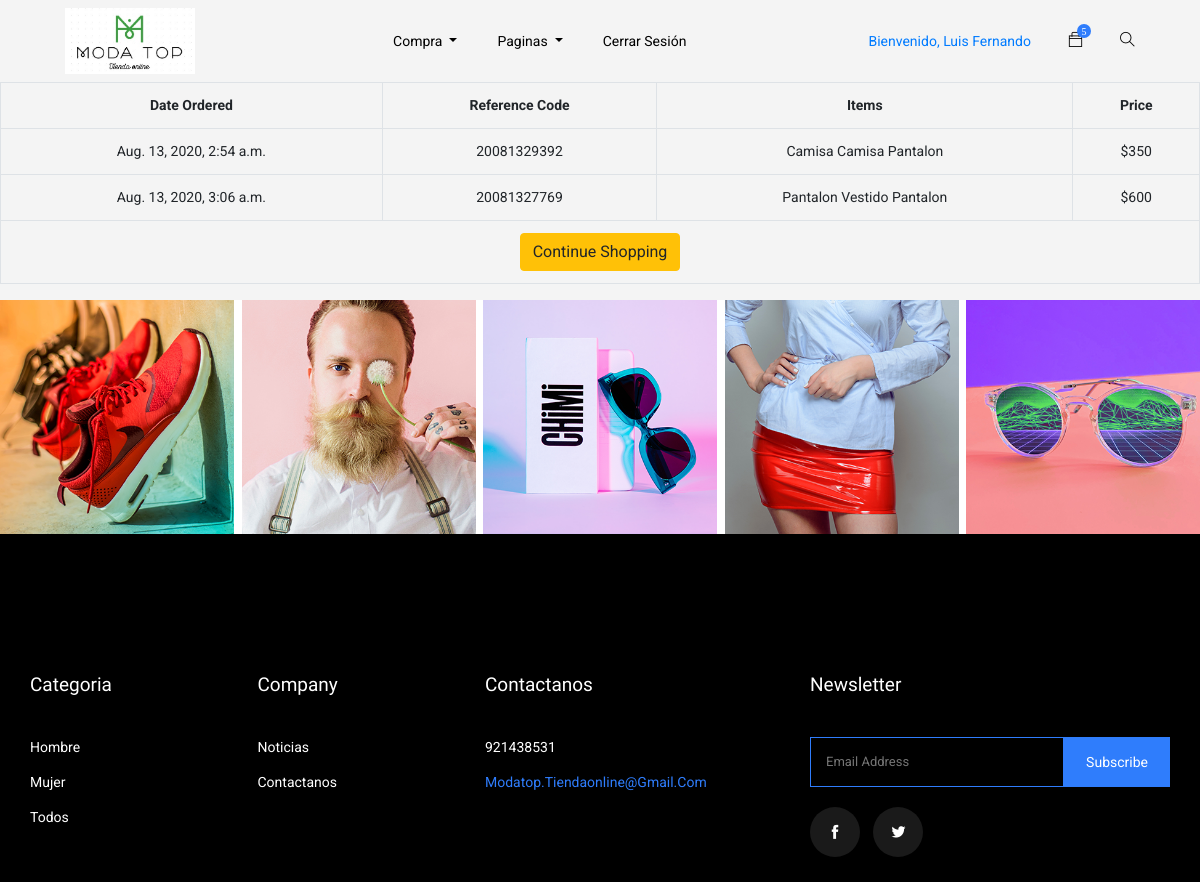
/my_profile/ (signed in), run on an earlier commit of the app's database.
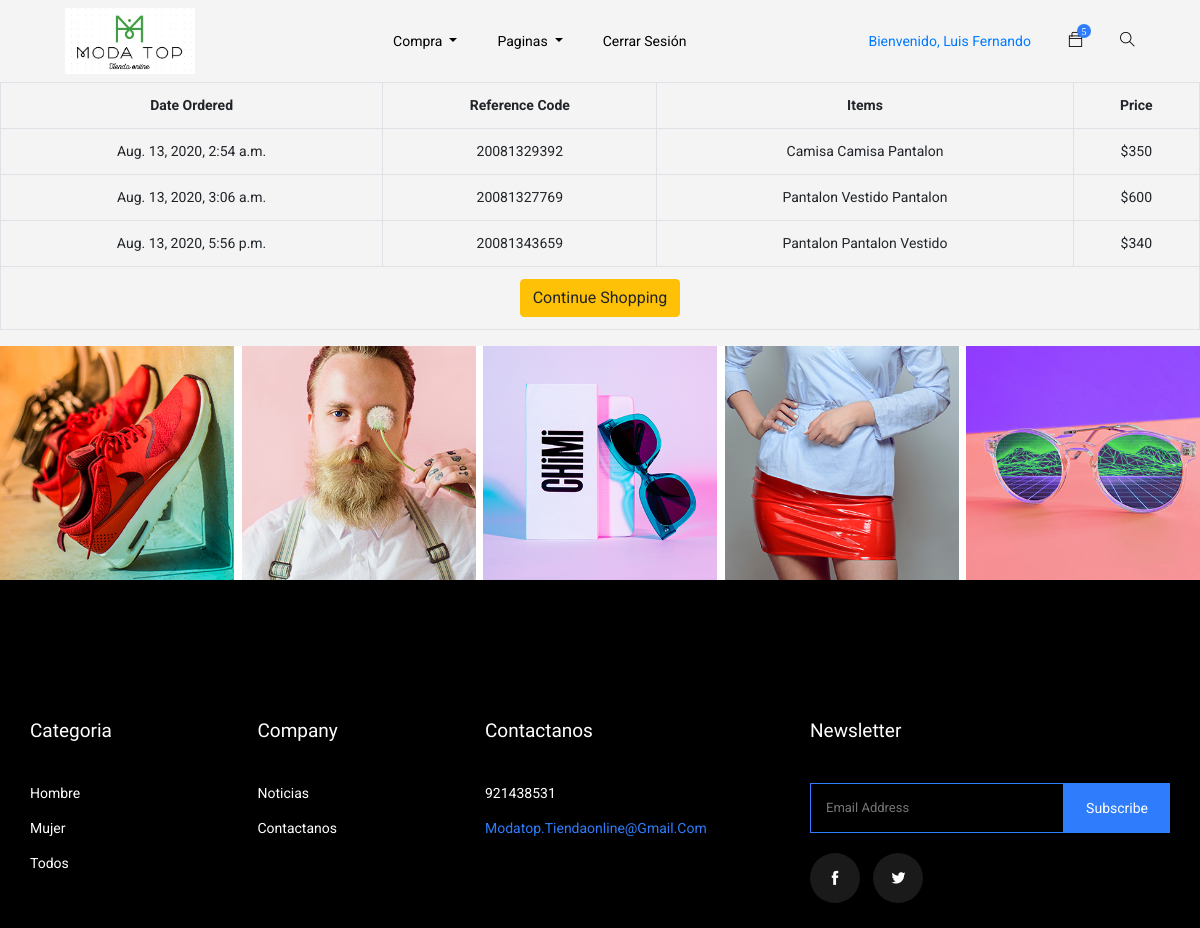
And on a later commit of the database.
### shoping_cart/models.py (models this page shows, shortened)
class Order(models.Model):
    ref_code = models.CharField(max_length=15)
    owner = models.ForeignKey(Profile, on_delete=models.SET_NULL, null=True)
    is_ordered = models.BooleanField(default=False)
    items = models.ManyToManyField(OrderItem)
    date_ordered = models.DateTimeField(auto_now=True)
    def get_cart_total(self):
        return sum([item.product.price for item in self.items.all()])

class OrderItem(models.Model):
    product = models.OneToOneField(Wear, on_delete=models.SET_NULL, null=True)
    is_ordered = models.BooleanField(default=False)
    date_added = models.DateTimeField(auto_now=True)
    date_ordered = models.DateTimeField(null=True)

### wear/models.py (models this page shows, shortened)
class Wear(models.Model):
	name = models.CharField(max_length=100)
	img = models.ImageField(upload_to='pics')
	desc = models.TextField()
	quant = models.CharField(max_length=100)
	price = models.IntegerField()
	gender = models.CharField(choices=GENDER_CHOICES, max_length=100)
	offer = models.BooleanField()

### accounts/views.py (the view)
# urls.py: path('my_profile/', views.profile,name='profile'),
def profile(request):
	user_profile = Profile.objects.filter(user=request.user).first()
	user_orders = Order.objects.filter(is_ordered=True, owner=user_profile)
	context = {
		'user_orders': user_orders
	}
	return render(request, "profile.html", context)

### accounts/models.py (called while the page is built)
    def get_first_name(self):
        return self.first_name

    @property
    def is_active(self):
        return self.active

    @property
    def is_admin(self):
        return self.admin

### templates/profile.html (shortened to what this page needs)
{% extends 'base.html' %}
{% block content %}
<table class="table table-hover table-bordered text-center">
      <tr class="text-center">
        <th>Date Ordered</th>
        <th>Reference Code</th>
        <th>Items</th>
        <th>Price</th>
      </tr>
      {% for order in user_orders %}
        <tr>
          <td>{{ order.date_ordered }}</td>
          <td>{{ order.ref_code }}</td>
          <td>
        	{% for item in order.items.all %}
        		{{ item.product.name }}
      		{% endfor %}
      	  </td>
          <td>${{ order.get_cart_total }}</td>
        </tr>
      {% empty %}
        <tr>
          <td colspan= 4> You have no orders.</td>
        </tr>
      {% endfor %}
      <tr>
        <td colspan=4>
          <a href="/category" class="btn btn-warning pull-left">
            {% if not order %}Continue Shopping{% else %}Add Items to Cart {% endif %}
          </a>
        </td>
      </tr>
    </table>
{% endblock content %}

What changed in the data, as far as the page shows it:
added Order: date_ordered "Aug. 13, 2020, 5:56 p.m.", ref_code "20081343659", get_cart_total "340"
added OrderItem: product.name "Pantalon", shown under "Aug. 13, 2020, 5:56 p.m."
added OrderItem: product.name "Pantalon", shown under "Aug. 13, 2020, 5:56 p.m."
added OrderItem: product.name "Vestido", shown under "Aug. 13, 2020, 5:56 p.m."
